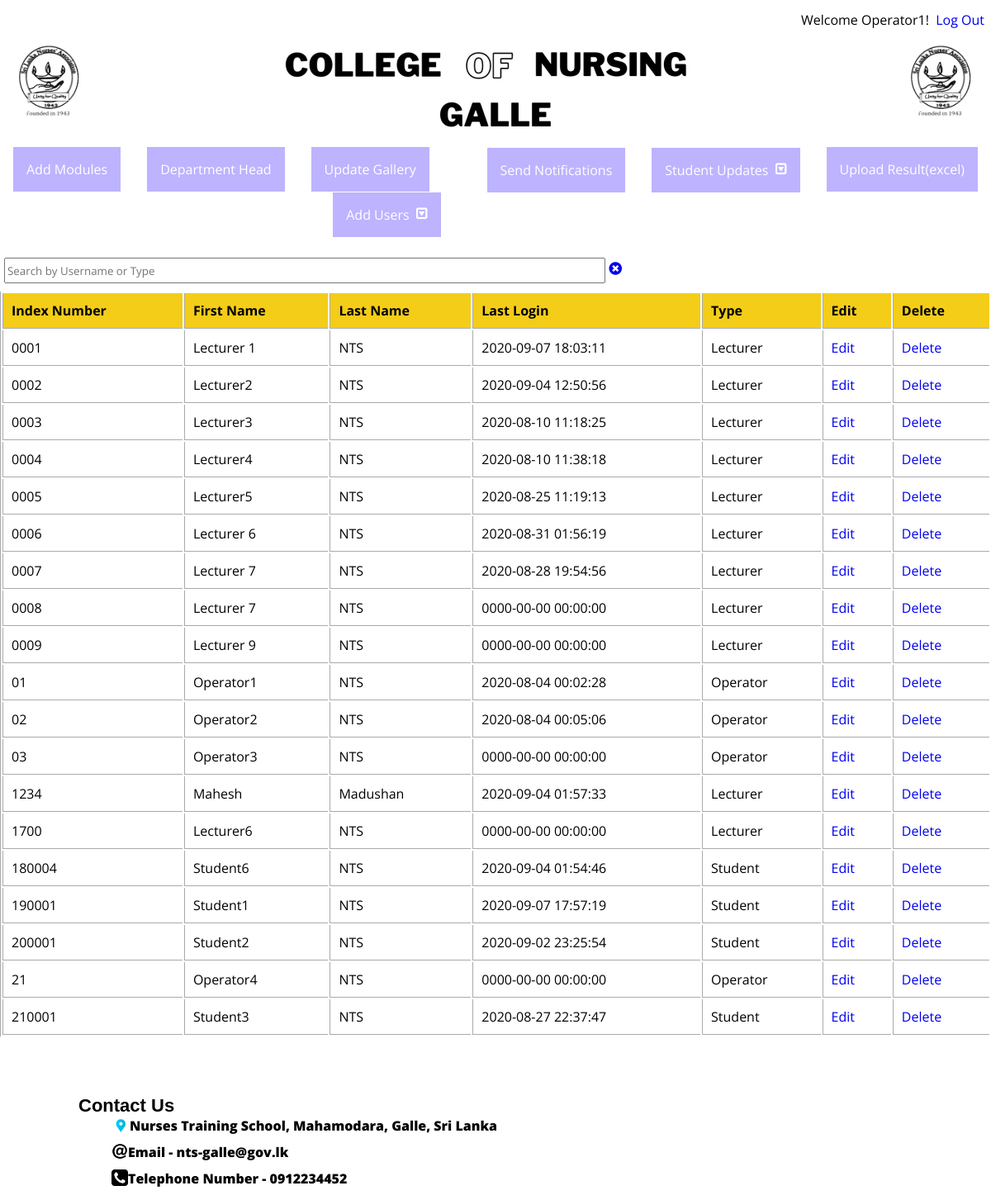
/operator.php (signed in), run on an earlier commit of the app's database.
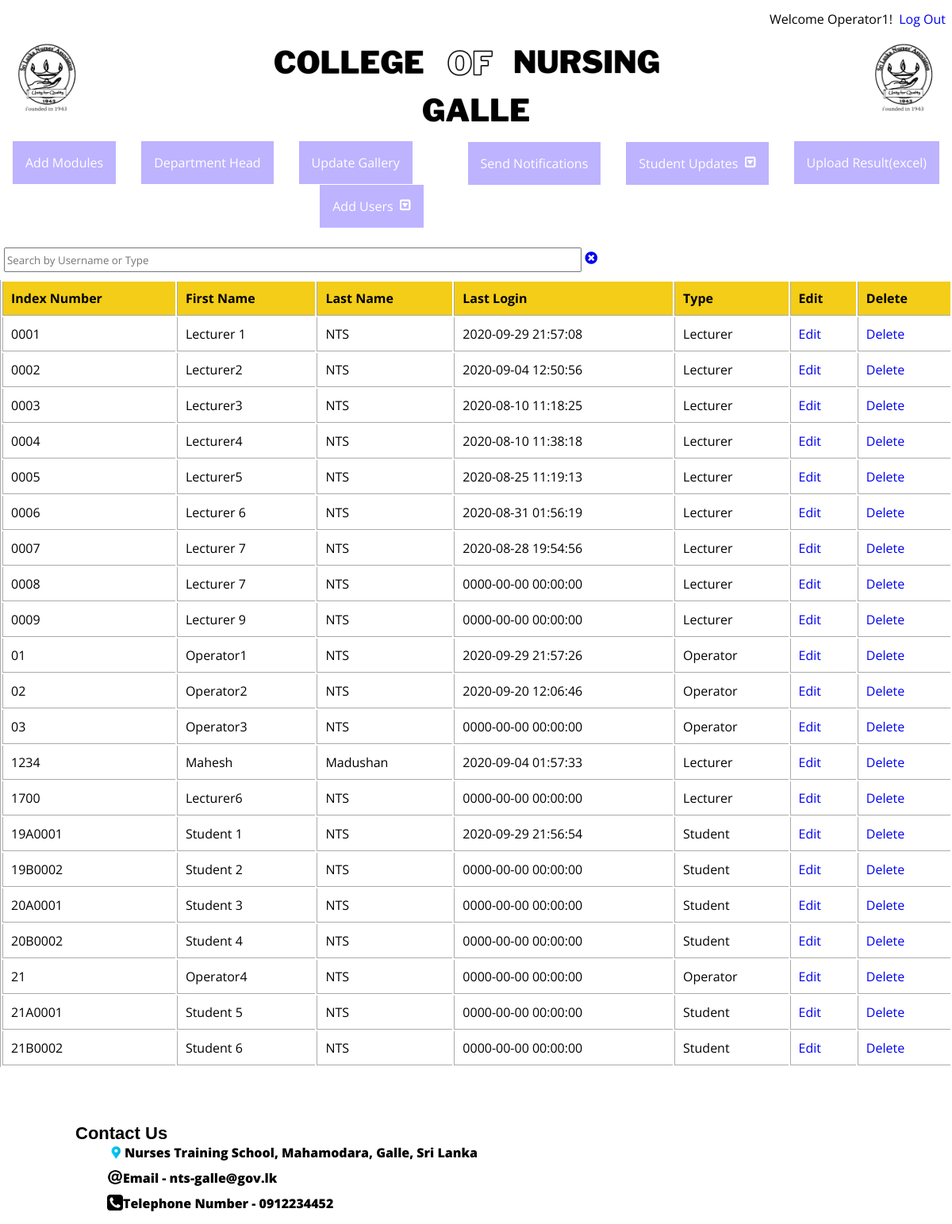
And on a later commit of the database.
### tables this page shows
CREATE TABLE `user` (
  `index_no` varchar(10) NOT NULL,
  `type` varchar(8) NOT NULL,
  `first_name` varchar(50) NOT NULL,
  `last_name` varchar(100) NOT NULL,
  `NIC` char(10) DEFAULT NULL,
  `batch` varchar(7) NOT NULL,
  `email` varchar(100) NOT NULL,
  `password` varchar(200) NOT NULL,
  `last_login` datetime NOT NULL,
  `is_deleted` tinyint(1) NOT NULL,
  `profile_picture_dir` varchar(255) NOT NULL
);

### Model/operator-db.php (the view, shortened to what this page needs)
<?php require_once('inc/dbconnection.php'); ?>
<?php
	$user_list = '';
	$query = "SELECT * FROM user WHERE is_deleted=0 ORDER BY index_no ASC";
	$users = mysqli_query($connection, $query);
	while ($user = mysqli_fetch_assoc($users)) {
		$user_list .= "<tr>";
		$user_list .= "<td>{$user['index_no']}</td>";
		$user_list .= "<td>{$user['first_name']}</td>";
		$user_list .= "<td>{$user['last_name']}</td>";
		$user_list .= "<td>{$user['last_login']}</td>";
		$user_list .= "<td>{$user['type']}</td>";
		$user_list .= "<td><a href=\"modify-user.php?user_index={$user['index_no']}\">Edit</a></td>";
		$user_list .= "<td><a href=\"Service/delete-user.php?user_index={$user['index_no']}\">Delete</a></td>";
		$user_list .= "</tr>";
	}
 ?>

What changed in the data, as far as the page shows it:
removed user: index_no "180004", first_name "Student6", last_name "NTS", last_login "2020-09-04 01:54:46", type "Student"
removed user: index_no "190001", first_name "Student1", last_name "NTS", last_login "2020-09-07 17:57:19", type "Student"
removed user: index_no "200001", first_name "Student2", last_name "NTS", last_login "2020-09-02 23:25:54", type "Student"
removed user: index_no "210001", first_name "Student3", last_name "NTS", last_login "2020-08-27 22:37:47", type "Student"
changed user "Lecturer 1": last_login "2020-09-07 18:03:11" → "2020-09-29 21:57:08"
changed user "Operator1": last_login "2020-08-04 00:02:28" → "2020-09-29 21:57:26"
changed user "Operator2": last_login "2020-08-04 00:05:06" → "2020-09-20 12:06:46"
added user: index_no "19A0001", first_name "Student 1", last_name "NTS", last_login "2020-09-29 21:56:54", type "Student"
added user: index_no "19B0002", first_name "Student 2", last_name "NTS", last_login "0000-00-00 00:00:00", type "Student"
added user: index_no "20A0001", first_name "Student 3", last_name "NTS", last_login "0000-00-00 00:00:00", type "Student"
added user: index_no "20B0002", first_name "Student 4", last_name "NTS", last_login "0000-00-00 00:00:00", type "Student"
added user: index_no "21A0001", first_name "Student 5", last_name "NTS", last_login "0000-00-00 00:00:00", type "Student"
added user: index_no "21B0002", first_name "Student 6", last_name "NTS", last_login "0000-00-00 00:00:00", type "Student"
